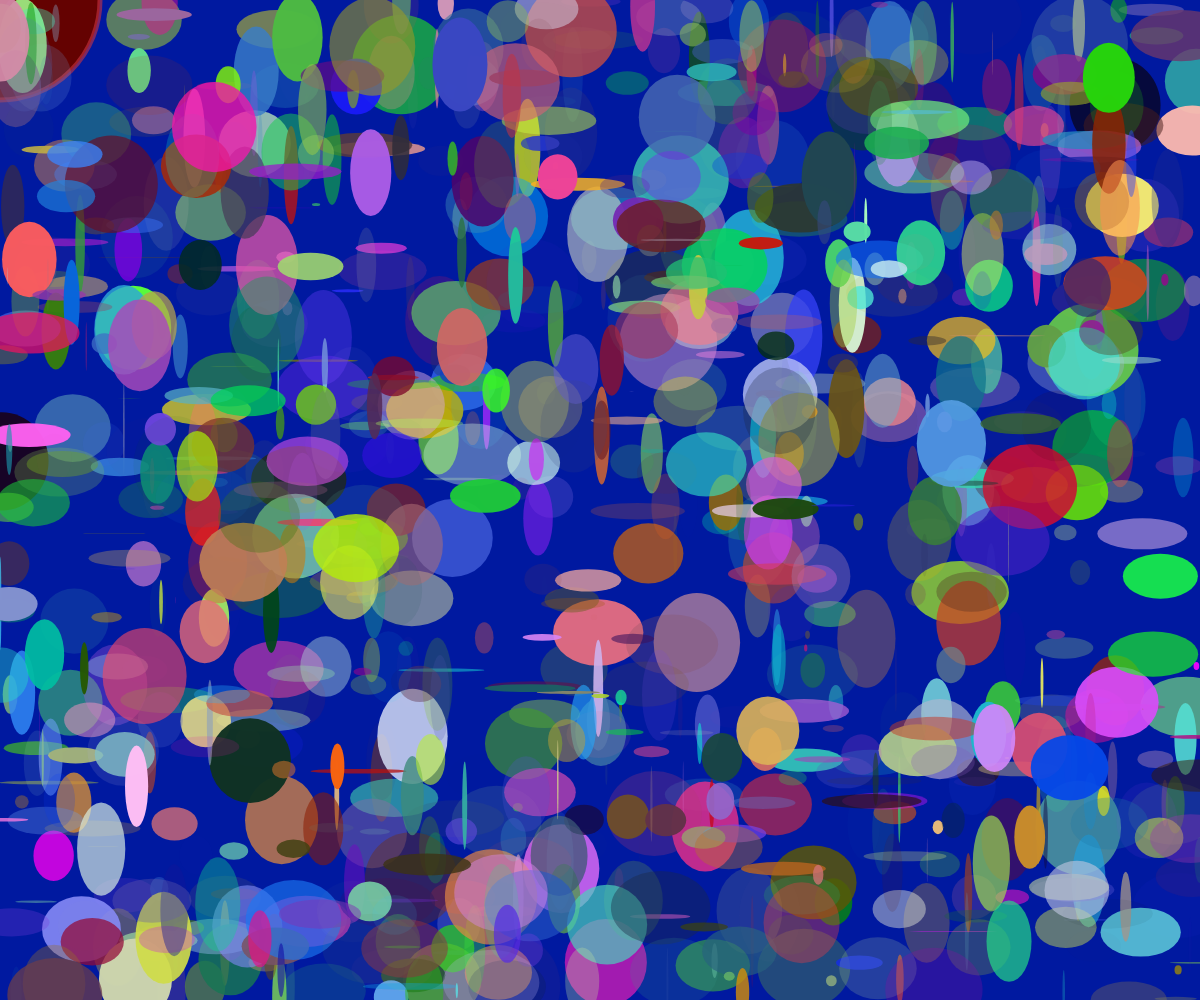
Frame 1 (no input)
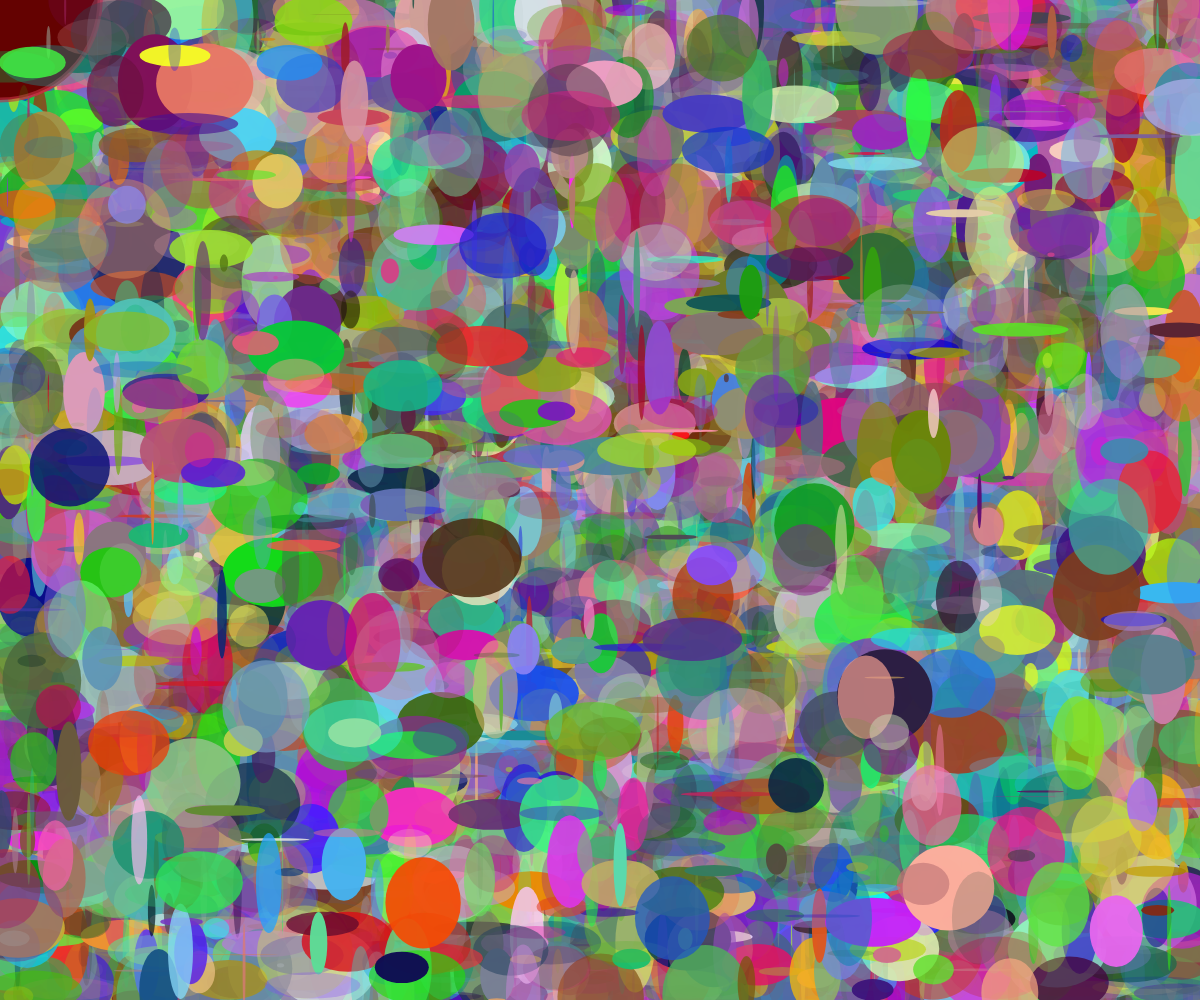
Frame 60 (no input)
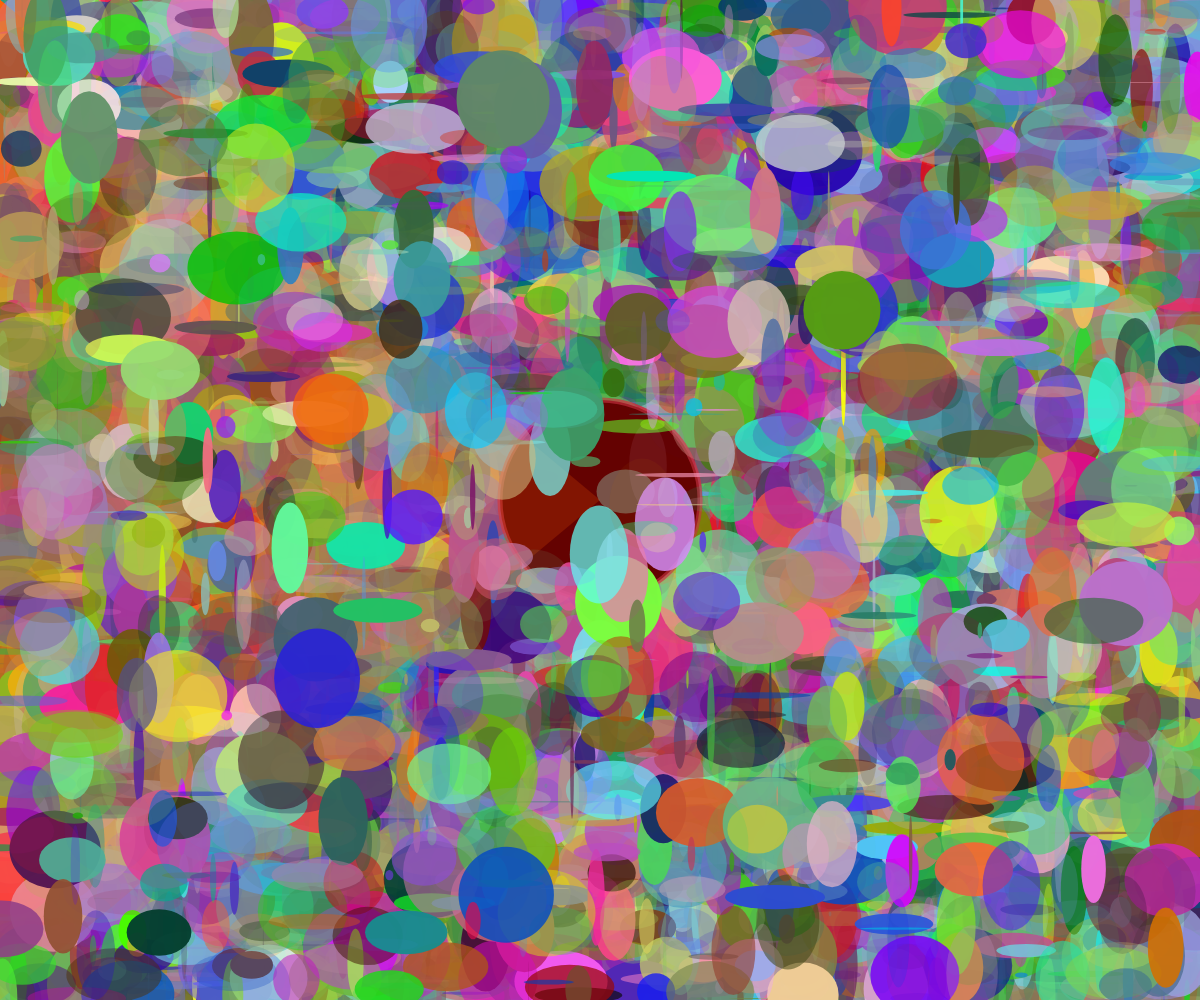
Frame 120 (the mouse pressed at the canvas centre since frame 60)

The p5.js sketch that drew these frames (run headless with seeded random() and noise() and a simulated clock; from frame 60 on, the mouse is pressed at the canvas centre):

// p5.js sketch
// ── sketch.js
//2016 07 23 
//funciona con p5.js
//lienzo verde con una elipse que sigue al mouse 


//apuntes de color
// por defecto, funciona con RGB y 8 bits
//8bits implica que los valores de colores van entre 0 y 255
// 1 -> grayscale, donde 0 es negro y 255 es blanco 
// 2 -> grauscale + alpha, donde 0 es transparente y 255 es opaco 
// 3 -> RGB, donde r es red, g es green, b es blue
// 4 -> RGB + alpha 

//variable
// las variables son espacios en la memoria del computador
// donde podemos almacenar datos
// primero, tenemos que decirle al computado que la variable exise 
// esto se llama DECLARAR y solo se hace una vez
var diametro;
//luego de declararla, puedo ASIGNAERLE valores
diametro = 200;
//manera corta de hacerlo 
// var diametro = 100

// existen variables globales y variables locales
// las variables globales son aquellas 


//funciones
// las funciones se DECLARAN una vez
function nombreFunctuion() {

  //aqui va el cuerpo 

}

//declarar funcion estilo Victoriano 
function estiloVictoriano() {
  //definir ancho en px del borde de la figura
  //strokeWeight(px);
  strokeWeight(5);

  //definir el color del trazo
  //stroke(color) 
  //noStroke()
  stroke(200, 50, 66, 156)

  //Definir el color del relleno
  //fill(color);
  //noFill();
  fill(100, 2, 1)
}

//declarar funcion estilo Ruso 
function estiloRuso() {
  //definir ancho en px del borde de la figura
  //strokeWeight(px);
  //strokeWeight(5);

  //definir el color del trazo
  //stroke(color) 
  noStroke()
    //stroke(200, 50, 66, 156)

  //Definir el color del relleno
  //fill(color);
  //noFill();
  fill(253, 98, 7, 50)
}

function miElipse() {
  estiloVictoriano();

  //aquí dibujamos una elipse en las coordenadas 250, 340
  //ellipse(posX, posY, width, height);
  ellipse(mouseX, mouseY, diametro, diametro);

  // aumentar el diametro en 1 
  // diametro = diametro + 1;

}

function miTriangulo() {
  estiloRuso();

  //triangle(x1, y1, x2, y2, x3, y3)
  triangle(0, 0, 0, height, mouseX, mouseY);

}


//aqui demostratemos iteracion
function muchasElipses() {

  //iteracion 
  //for(inicio; condicion; refresco) {}
  for (var i = 0; i < 1000; i++) {

    noStroke();

    fill(random(255), random(255), random(255), random(255));

    // ellipse se dibuja en una posicion aleatoria del canvas
    ellipse(random(width), random(height), random(100), random(100));
  }

}



//setup () corre una vez al principio
function setup() {
  //creamos un lienzo 
  //createCanvas(hot, ver);
  createCanvas(windowWidth, windowHeight);

  //pintar el fondo verde 
  //backgrounf(color);
  background(0, 25, 160)

  var x = 10;

//frameRate(1);


}



//draw() corre despues de setup ()
//draw() se ejecuta 60 veces por segundo maximo 
function draw() {

  //console.log(x) imrpime en la consolo el valor de x
  console.log(diametro);

  //pintar el fondo verde 
  //backgrounf(color);
  // background(0, 2, 80)

  miElipse();

  miTriangulo();

  muchasElipses();

}
